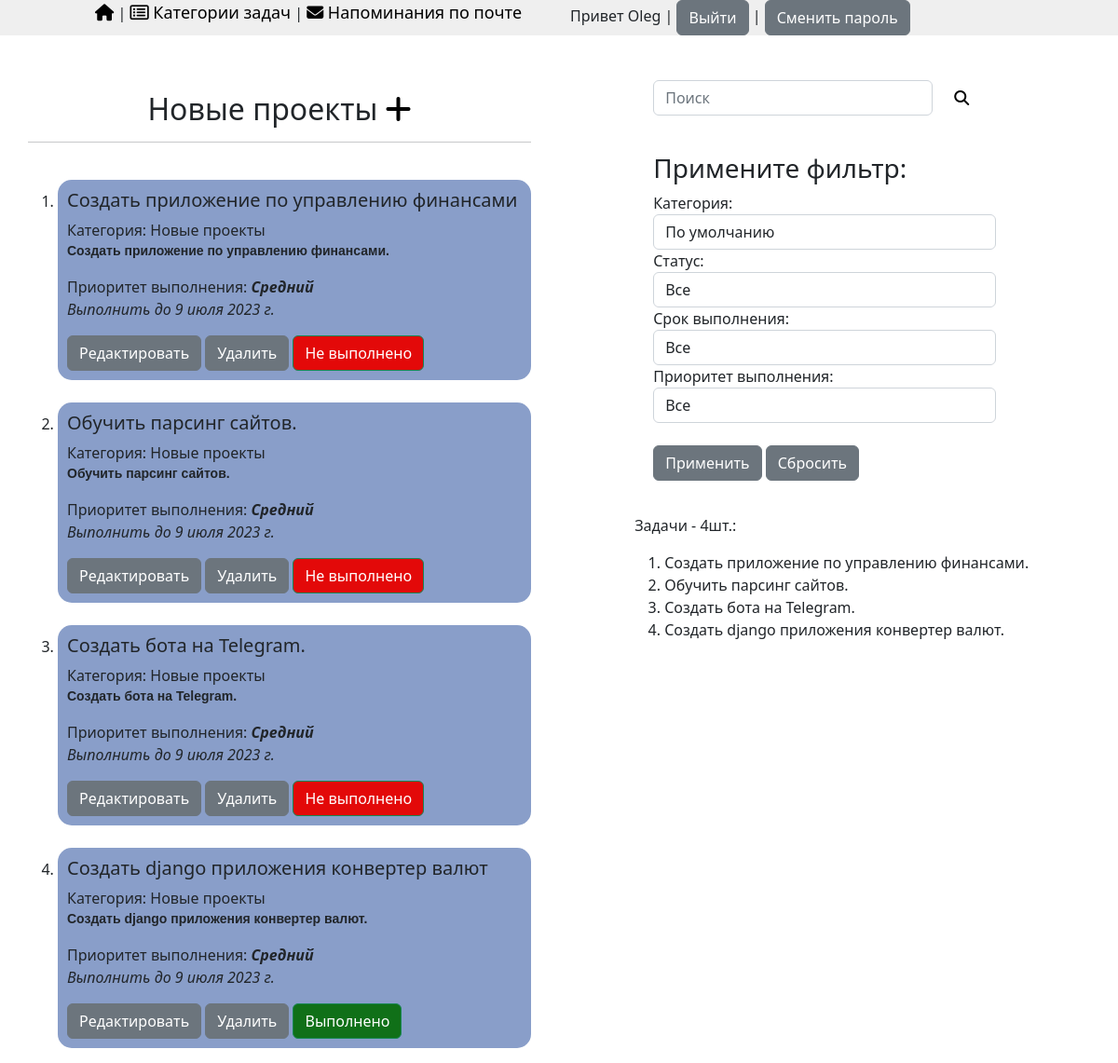
Screenshot of /tasks/tasks-list-by-category/25/ (signed in) with the database file from the repository.
### myapp/models.py (models this page shows, shortened)
class Category(models.Model):
    user = models.ForeignKey(User, on_delete=models.CASCADE, verbose_name='Пользователь')
    name = models.CharField('Имя', max_length=50)
    class Meta:
        verbose_name = 'Категория'
        verbose_name_plural = 'Категории'
    def __str__(self):
        return self.name

class Task(models.Model):
    PRIORITIES = [
        ('высокий', 'Высокий'),
        ('средний', 'Средний'),
        ('низкий', 'Низкий'),
    ]
    title = models.CharField('Заголовок', max_length=100)
    description = models.TextField('Текст задания')
    category = models.ForeignKey(Category, on_delete=models.CASCADE, related_name='tasks', verbose_name='Категория')
    create = models.DateTimeField('Создано', auto_now_add=True)
    due_date = models.DateField('Срок выполнения')
    completed = models.BooleanField('Статус выполнения', default=False)
    user = models.ForeignKey(User, on_delete=models.CASCADE, verbose_name='Пользователь')
    priority = models.CharField('Приоритет', max_length=20, choices=PRIORITIES, default='средний')
    class Meta:
        verbose_name = 'Задача'
        verbose_name_plural = 'Задачи'
        ordering = [
            'completed',  # Сортировка по полю completed (невыполненные задачи будут первыми)
            Case(
                When(priority='высокий', then=0),
                When(priority='средний', then=1),
                When(priority='низкий', then=2),
              ),
            'due_date'
        ]

### myapp/views.py (the view, shortened to what this page needs)
# urls.py: path('tasks-list-by-category/<int:id_category>/', views.task_list_by_category, name='tasks_list_by_category'),
@login_required
def task_list_by_category(request, id_category):
    status = request.GET.get('status')
    due_date = request.GET.get('due_date')
    priority = request.GET.get('priority')
    reset = request.GET.get('reset')
    if reset == "true":
        status = None
        due_date = None
        priority = None
    category = get_object_or_404(Category, id=id_category)
    tasks = Task.objects.filter(category=category)
    if status:
        tasks = tasks.filter(completed=(status == 'Выполнено'))
    page_title = category.name
    if status:
        page_title += f" - {status.capitalize()}"
    if due_date:
        page_title += f" - {due_date.capitalize()}"
    if priority:
        page_title += f" - {priority.capitalize()}"
    context = {
        'status': status,
        'due_date': due_date,
        'priority': priority,
        'tasks': tasks,
        'category': category,
        'page_title': page_title,
    }
    return render(request, 'myapp/task/list_tasks.html', context)

### myapp/templates/myapp/task/list_tasks.html (shortened to what this page needs)
{% extends "myapp/base.html" %}
{% block content %}
<h2 id="TitleTasks" > {{ page_title }}  <a href="{% url 'create' %}"><i class="fa-solid fa-plus"></i></a></h2><hr>
<ol>
    {% for task in tasks %}<br>
    <li id="list">
        <h5>{{task.title}}</h5>
        Категория: {{task.category}}<br>
        <b><pre>{{task.description}}</pre></b>
        Приоритет выполнения: <b style="font-style: italic;">{{task.priority|title}}</b>
        <p id="date">Выполнить до {{task.due_date}}</p>
        <a class="btn btn-secondary" href="{% url 'edit' pk=task.id %}">Редактировать</a>
        <a class="btn btn-secondary" href="{% url 'delete' pk=task.id %}">Удалить</a>
        {% if task.completed %}
            <a class="btn btn-success" id="green" href="{% url 'status' id_task=task.id %}">Выполнено</a>
        {% else %}
            <a class="btn btn-success" id="red" href="{% url 'status' id_task=task.id %}">Не выполнено</a>
        {% endif %}
    </li>
    {% endfor %}
</ol>
    <div id="sidebar">
          <div id="filter">
              {% include "myapp/task/search.html" %}<br>
              <form method="GET">
                  <h3>Примените фильтр:</h3>
                  <label for="category">Категория:</label>
                  <select  class="form-control" name="category" id="category">
                      <option value="">По умолчанию</option>
                  </select>
                  <label for="status">Статус:</label>
                  <select class="form-control" name="status" id="status">
                      <option value="">Все</option>
                  </select>
                  <label for="due_date">Срок выполнения:</label>
                  <select class="form-control" name="due_date" id="due_date">
                      <option value="">Все</option>
                  </select>
                  <label for="priority">Приоритет выполнения:</label>
                  <select class="form-control" name="priority" id="priority">
                      <option value="">Все</option>
                  </select><br>
                  <button class="btn btn-secondary" type="submit">Применить</button>
                  <button class="btn btn-secondary" type="submit" name="reset" value="true">Сбросить</button>
              </form>
    </div>
    <div class="sidebar1">
        <p>Задачи - {{tasks.count}}шт.:</p>
        <ol>
            {% for task in tasks %}
            <li>{{ task.description }}</li>
            {% endfor %}
        </ol>
    </div>
    </div>
{% endblock %}

### myapp/templates/myapp/base.html (shortened to what this page needs)
{% load static %}
<html lang="ru">
<head>
    <link rel="stylesheet" href="https://cdn.jsdelivr.net/npm/bootstrap@5.2.3/dist/css/bootstrap.min.css">
    <link rel="stylesheet" href="{% static 'myapp/css/task.css' %}">
    <link rel="stylesheet" href="https://use.fontawesome.com/releases/v6.4.0/css/all.css">
</head>
<body>
     <div class="conteiner">
        <div class="row">
            <div class="col-1"></div>
                <div class="col-5"><a  style="text-decoration:none; font-size:18px;" href="{% url 'list' %}"><i class="fa-solid fa-house"></i></a> |
                    <a style="text-decoration:none; font-size:18px;" href="{% url 'list_categories' %}"><i class="fa-regular fa-rectangle-list"></i> Категории задач</a> |
                    <a style="text-decoration:none; font-size:18px;" href="{% url 'send_notifications' %}"><i class="fa-solid fa-envelope"></i> Напоминания по почте</a>
                </div>
            <div class="col-6">
                {% if user.is_authenticated %}
              Привет {{user.username}} | <a class="btn btn-secondary" href="{% url 'logout' %}">Выйти</a> |
              <a class="btn btn-secondary" href="{% url 'password_change' %}">Сменить пароль</a>
              {% else %}
              <a class="btn btn-secondary" href="{% url 'login' %}">Войти</a> |
              <a class="btn btn-secondary" href="{% url 'register'%}">
              Регистрация</a>
              {% endif %}
            </div>
        </div>
     </div>
     <div id="content">
        {% block content %}
        {% endblock %}
     </div>
</body>
</html>

### myapp/static/myapp/css/task.css (style rules this page uses)
#list { padding:10px; background:#899ec9; border-radius:15px }
#TitleTasks { width:100%; text-align:center; }
#red { background:#e30909; }
#green { background:#107018; }
#date { font-style:italic; }
form { width:80%; }
#content { float:left; width:50%; padding:60px 30px 0px 30px; }
#sidebar { right:-0.1%; top:4%; width:45%; height:50%; padding:20px; position: fixed; }
#filter { padding:20px; }
.conteiner { width:100%; background:#efefef; position: float; }
pre { font-family: Arial, sans-serif; }
i,a { color: black; text-decoration: none; transition: transform .2s ease ; }

### rows the page displays
Category: name "Новые проекты"
Task: title "Создать приложение по управлению финансами", category "Новые проекты", description "Создать приложение по управлению финансами.", priority "Средний", due_date "9 июля 2023 г.", completed "Не выполнено"
Task: title "Обучить парсинг сайтов.", category "Новые проекты", description "Обучить парсинг сайтов.", priority "Средний", due_date "9 июля 2023 г.", completed "Не выполнено"
Task: title "Создать бота на Telegram.", category "Новые проекты", description "Создать бота на Telegram.", priority "Средний", due_date "9 июля 2023 г.", completed "Не выполнено"
Task: title "Создать django приложения конвертер валют", category "Новые проекты", description "Создать django приложения конвертер валют.", priority "Средний", due_date "9 июля 2023 г.", completed "Выполнено"

### other values shown
{{ user.username }} "Oleg"
{{ tasks.count }} "4"
